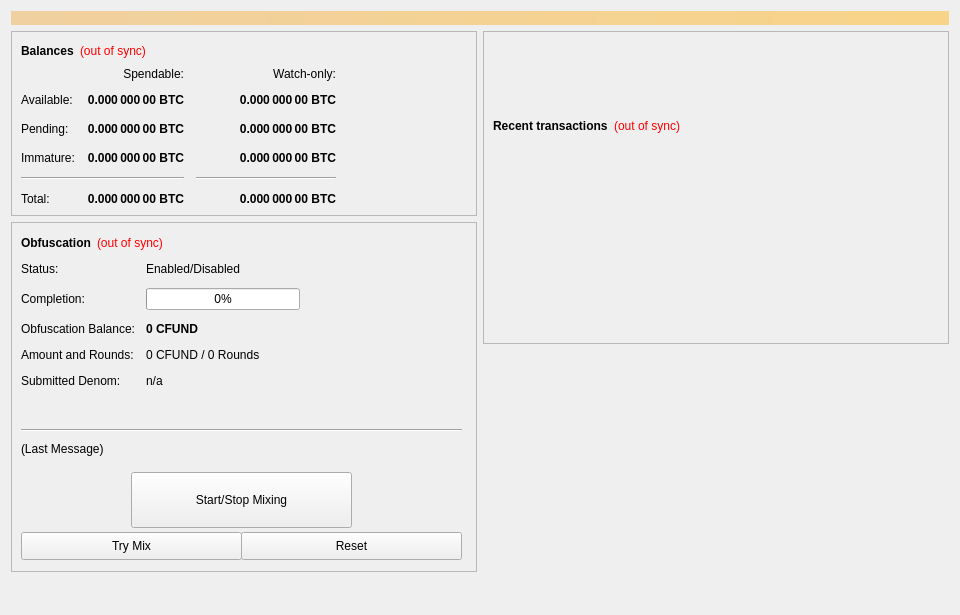
<?xml version="1.0" encoding="UTF-8"?>
<ui version="4.0">
 <class>OverviewPage</class>
 <widget class="QWidget" name="OverviewPage">
  <property name="geometry">
   <rect>
    <x>0</x>
    <y>0</y>
    <width>960</width>
    <height>615</height>
   </rect>
  </property>
  <property name="minimumSize">
   <size>
    <width>960</width>
    <height>0</height>
   </size>
  </property>
  <property name="windowTitle">
   <string>Form</string>
  </property>
  <layout class="QVBoxLayout" name="topLayout">
   <item>
    <widget class="QLabel" name="labelAlerts">
     <property name="visible">
      <bool>false</bool>
     </property>
     <property name="styleSheet">
      <string notr="true">background-color: qlineargradient(x1: 0, y1: 0, x2: 1, y2: 0, stop:0 #F0D0A0, stop:1 #F8D488); color:#000000;</string>
     </property>
     <property name="wordWrap">
      <bool>true</bool>
     </property>
     <property name="margin">
      <number>3</number>
     </property>
    </widget>
   </item>
   <item>
    <layout class="QHBoxLayout" name="horizontalLayout" stretch="1,1">
     <item>
      <layout class="QVBoxLayout" name="verticalLayout_2">
       <item>
        <widget class="QFrame" name="frame">
         <property name="frameShape">
          <enum>QFrame::StyledPanel</enum>
         </property>
         <property name="frameShadow">
          <enum>QFrame::Raised</enum>
         </property>
         <layout class="QVBoxLayout" name="verticalLayout_4">
          <item>
           <layout class="QHBoxLayout" name="horizontalLayout_4">
            <item>
             <widget class="QLabel" name="label_5">
              <property name="font">
               <font>
                <weight>75</weight>
                <bold>true</bold>
               </font>
              </property>
              <property name="text">
               <string>Balances</string>
              </property>
             </widget>
            </item>
            <item>
             <widget class="QLabel" name="labelWalletStatus">
              <property name="cursor">
               <cursorShape>WhatsThisCursor</cursorShape>
              </property>
              <property name="toolTip">
               <string>The displayed information may be out of date. Your wallet automatically synchronizes with the CrowdFundingCoin network after a connection is established, but this process has not completed yet.</string>
              </property>
              <property name="styleSheet">
               <string notr="true">QLabel { color: red; }</string>
              </property>
              <property name="text">
               <string notr="true">(out of sync)</string>
              </property>
              <property name="alignment">
               <set>Qt::AlignLeading|Qt::AlignLeft|Qt::AlignVCenter</set>
              </property>
             </widget>
            </item>
            <item>
             <spacer name="horizontalSpacer_3">
              <property name="orientation">
               <enum>Qt::Horizontal</enum>
              </property>
              <property name="sizeHint" stdset="0">
               <size>
                <width>40</width>
                <height>20</height>
               </size>
              </property>
             </spacer>
            </item>
           </layout>
          </item>
          <item>
           <layout class="QGridLayout" name="gridLayout">
            <property name="spacing">
             <number>12</number>
            </property>
            <item row="2" column="2">
             <widget class="QLabel" name="labelWatchPending">
              <property name="font">
               <font>
                <weight>75</weight>
                <bold>true</bold>
               </font>
              </property>
              <property name="cursor">
               <cursorShape>IBeamCursor</cursorShape>
              </property>
              <property name="toolTip">
               <string>Unconfirmed transactions to watch-only addresses</string>
              </property>
              <property name="text">
               <string notr="true">0.000 000 00 BTC</string>
              </property>
              <property name="alignment">
               <set>Qt::AlignRight|Qt::AlignTrailing|Qt::AlignVCenter</set>
              </property>
              <property name="textInteractionFlags">
               <set>Qt::LinksAccessibleByMouse|Qt::TextSelectableByKeyboard|Qt::TextSelectableByMouse</set>
              </property>
             </widget>
            </item>
            <item row="2" column="1">
             <widget class="QLabel" name="labelUnconfirmed">
              <property name="font">
               <font>
                <weight>75</weight>
                <bold>true</bold>
               </font>
              </property>
              <property name="cursor">
               <cursorShape>IBeamCursor</cursorShape>
              </property>
              <property name="toolTip">
               <string>Total of transactions that have yet to be confirmed, and do not yet count toward the spendable balance</string>
              </property>
              <property name="text">
               <string notr="true">0.000 000 00 BTC</string>
              </property>
              <property name="alignment">
               <set>Qt::AlignRight|Qt::AlignTrailing|Qt::AlignVCenter</set>
              </property>
              <property name="textInteractionFlags">
               <set>Qt::LinksAccessibleByMouse|Qt::TextSelectableByKeyboard|Qt::TextSelectableByMouse</set>
              </property>
             </widget>
            </item>
            <item row="3" column="2">
             <widget class="QLabel" name="labelWatchImmature">
              <property name="font">
               <font>
                <weight>75</weight>
                <bold>true</bold>
               </font>
              </property>
              <property name="cursor">
               <cursorShape>IBeamCursor</cursorShape>
              </property>
              <property name="toolTip">
               <string>Staked or masternode rewards in watch-only addresses that has not yet matured</string>
              </property>
              <property name="text">
               <string notr="true">0.000 000 00 BTC</string>
              </property>
              <property name="alignment">
               <set>Qt::AlignRight|Qt::AlignTrailing|Qt::AlignVCenter</set>
              </property>
              <property name="textInteractionFlags">
               <set>Qt::LinksAccessibleByMouse|Qt::TextSelectableByKeyboard|Qt::TextSelectableByMouse</set>
              </property>
             </widget>
            </item>
            <item row="4" column="0" colspan="2">
             <widget class="Line" name="lineSpendableBalance">
              <property name="orientation">
               <enum>Qt::Horizontal</enum>
              </property>
             </widget>
            </item>
            <item row="4" column="2">
             <widget class="Line" name="lineWatchBalance">
              <property name="sizePolicy">
               <sizepolicy hsizetype="Preferred" vsizetype="Fixed">
                <horstretch>0</horstretch>
                <verstretch>0</verstretch>
               </sizepolicy>
              </property>
              <property name="minimumSize">
               <size>
                <width>140</width>
                <height>0</height>
               </size>
              </property>
              <property name="orientation">
               <enum>Qt::Horizontal</enum>
              </property>
             </widget>
            </item>
            <item row="5" column="0">
             <widget class="QLabel" name="labelTotalText">
              <property name="text">
               <string>Total:</string>
              </property>
             </widget>
            </item>
            <item row="3" column="1">
             <widget class="QLabel" name="labelImmature">
              <property name="font">
               <font>
                <weight>75</weight>
                <bold>true</bold>
               </font>
              </property>
              <property name="cursor">
               <cursorShape>IBeamCursor</cursorShape>
              </property>
              <property name="toolTip">
               <string>Staked or masternode rewards that has not yet matured</string>
              </property>
              <property name="text">
               <string notr="true">0.000 000 00 BTC</string>
              </property>
              <property name="alignment">
               <set>Qt::AlignRight|Qt::AlignTrailing|Qt::AlignVCenter</set>
              </property>
              <property name="textInteractionFlags">
               <set>Qt::LinksAccessibleByMouse|Qt::TextSelectableByKeyboard|Qt::TextSelectableByMouse</set>
              </property>
             </widget>
            </item>
            <item row="2" column="3">
             <spacer name="horizontalSpacer_2">
              <property name="orientation">
               <enum>Qt::Horizontal</enum>
              </property>
              <property name="sizeHint" stdset="0">
               <size>
                <width>40</width>
                <height>20</height>
               </size>
              </property>
             </spacer>
            </item>
            <item row="3" column="0">
             <widget class="QLabel" name="labelImmatureText">
              <property name="text">
               <string>Immature:</string>
              </property>
             </widget>
            </item>
            <item row="5" column="1">
             <widget class="QLabel" name="labelTotal">
              <property name="font">
               <font>
                <weight>75</weight>
                <bold>true</bold>
               </font>
              </property>
              <property name="cursor">
               <cursorShape>IBeamCursor</cursorShape>
              </property>
              <property name="toolTip">
               <string>Your current total balance</string>
              </property>
              <property name="text">
               <string notr="true">0.000 000 00 BTC</string>
              </property>
              <property name="alignment">
               <set>Qt::AlignRight|Qt::AlignTrailing|Qt::AlignVCenter</set>
              </property>
              <property name="textInteractionFlags">
               <set>Qt::LinksAccessibleByMouse|Qt::TextSelectableByKeyboard|Qt::TextSelectableByMouse</set>
              </property>
             </widget>
            </item>
            <item row="5" column="2">
             <widget class="QLabel" name="labelWatchTotal">
              <property name="font">
               <font>
                <weight>75</weight>
                <bold>true</bold>
               </font>
              </property>
              <property name="cursor">
               <cursorShape>IBeamCursor</cursorShape>
              </property>
              <property name="toolTip">
               <string>Current total balance in watch-only addresses</string>
              </property>
              <property name="text">
               <string notr="true">0.000 000 00 BTC</string>
              </property>
              <property name="alignment">
               <set>Qt::AlignRight|Qt::AlignTrailing|Qt::AlignVCenter</set>
              </property>
              <property name="textInteractionFlags">
               <set>Qt::LinksAccessibleByMouse|Qt::TextSelectableByKeyboard|Qt::TextSelectableByMouse</set>
              </property>
             </widget>
            </item>
            <item row="0" column="2">
             <widget class="QLabel" name="labelWatchonly">
              <property name="text">
               <string>Watch-only:</string>
              </property>
              <property name="alignment">
               <set>Qt::AlignRight|Qt::AlignTrailing|Qt::AlignVCenter</set>
              </property>
             </widget>
            </item>
            <item row="1" column="0">
             <widget class="QLabel" name="labelBalanceText">
              <property name="text">
               <string>Available:</string>
              </property>
             </widget>
            </item>
            <item row="1" column="1">
             <widget class="QLabel" name="labelBalance">
              <property name="font">
               <font>
                <weight>75</weight>
                <bold>true</bold>
               </font>
              </property>
              <property name="cursor">
               <cursorShape>IBeamCursor</cursorShape>
              </property>
              <property name="toolTip">
               <string>Your current spendable balance</string>
              </property>
              <property name="text">
               <string notr="true">0.000 000 00 BTC</string>
              </property>
              <property name="alignment">
               <set>Qt::AlignRight|Qt::AlignTrailing|Qt::AlignVCenter</set>
              </property>
              <property name="textInteractionFlags">
               <set>Qt::LinksAccessibleByMouse|Qt::TextSelectableByKeyboard|Qt::TextSelectableByMouse</set>
              </property>
             </widget>
            </item>
            <item row="1" column="2">
             <widget class="QLabel" name="labelWatchAvailable">
              <property name="font">
               <font>
                <weight>75</weight>
                <bold>true</bold>
               </font>
              </property>
              <property name="cursor">
               <cursorShape>IBeamCursor</cursorShape>
              </property>
              <property name="toolTip">
               <string>Your current balance in watch-only addresses</string>
              </property>
              <property name="text">
               <string notr="true">0.000 000 00 BTC</string>
              </property>
              <property name="alignment">
               <set>Qt::AlignRight|Qt::AlignTrailing|Qt::AlignVCenter</set>
              </property>
              <property name="textInteractionFlags">
               <set>Qt::LinksAccessibleByMouse|Qt::TextSelectableByKeyboard|Qt::TextSelectableByMouse</set>
              </property>
             </widget>
            </item>
            <item row="2" column="0">
             <widget class="QLabel" name="labelPendingText">
              <property name="text">
               <string>Pending:</string>
              </property>
             </widget>
            </item>
            <item row="0" column="1">
             <widget class="QLabel" name="labelSpendable">
              <property name="text">
               <string>Spendable:</string>
              </property>
              <property name="alignment">
               <set>Qt::AlignRight|Qt::AlignTrailing|Qt::AlignVCenter</set>
              </property>
             </widget>
            </item>
           </layout>
          </item>
         </layout>
        </widget>
       </item>
       <item>
        <widget class="QFrame" name="frameObfuscation">
         <property name="minimumSize">
          <size>
           <width>0</width>
           <height>350</height>
          </size>
         </property>
         <property name="layoutDirection">
          <enum>Qt::LeftToRight</enum>
         </property>
         <property name="frameShape">
          <enum>QFrame::StyledPanel</enum>
         </property>
         <property name="frameShadow">
          <enum>QFrame::Raised</enum>
         </property>
         <widget class="QWidget" name="formLayoutWidget">
          <property name="geometry">
           <rect>
            <x>10</x>
            <y>40</y>
            <width>451</width>
            <height>161</height>
           </rect>
          </property>
          <layout class="QFormLayout" name="formLayout">
           <property name="fieldGrowthPolicy">
            <enum>QFormLayout::AllNonFixedFieldsGrow</enum>
           </property>
           <property name="horizontalSpacing">
            <number>11</number>
           </property>
           <property name="verticalSpacing">
            <number>12</number>
           </property>
           <item row="0" column="0">
            <widget class="QLabel" name="label_6">
             <property name="text">
              <string>Status:</string>
             </property>
            </widget>
           </item>
           <item row="1" column="0">
            <widget class="QLabel" name="label_7">
             <property name="text">
              <string>Completion:</string>
             </property>
            </widget>
           </item>
           <item row="1" column="1">
            <widget class="QProgressBar" name="obfuscationProgress">
             <property name="maximumSize">
              <size>
               <width>154</width>
               <height>16777215</height>
              </size>
             </property>
             <property name="value">
              <number>0</number>
             </property>
            </widget>
           </item>
           <item row="2" column="0">
            <widget class="QLabel" name="labelAnonymizedText">
             <property name="text">
              <string>Obfuscation Balance:</string>
             </property>
            </widget>
           </item>
           <item row="2" column="1">
            <widget class="QLabel" name="labelAnonymized">
             <property name="font">
              <font>
               <weight>75</weight>
               <bold>true</bold>
              </font>
             </property>
             <property name="text">
              <string notr="true">0 CFUND</string>
             </property>
            </widget>
           </item>
           <item row="3" column="0">
            <widget class="QLabel" name="label_8">
             <property name="text">
              <string>Amount and Rounds:</string>
             </property>
            </widget>
           </item>
           <item row="3" column="1">
            <widget class="QLabel" name="labelAmountRounds">
             <property name="text">
              <string>0 CFUND / 0 Rounds</string>
             </property>
            </widget>
           </item>
           <item row="4" column="0">
            <widget class="QLabel" name="label_9">
             <property name="text">
              <string>Submitted Denom:</string>
             </property>
            </widget>
           </item>
           <item row="4" column="1">
            <widget class="QLabel" name="labelSubmittedDenom">
             <property name="toolTip">
              <string>The denominations you submitted to the Masternode.&lt;br&gt;To mix, other users must submit the exact same denominations.</string>
             </property>
             <property name="text">
              <string>n/a</string>
             </property>
            </widget>
           </item>
           <item row="0" column="1">
            <widget class="QLabel" name="obfuscationEnabled">
             <property name="text">
              <string>Enabled/Disabled</string>
             </property>
            </widget>
           </item>
          </layout>
         </widget>
         <widget class="QPushButton" name="runAutoDenom">
          <property name="geometry">
           <rect>
            <x>251</x>
            <y>17</y>
            <width>1</width>
            <height>1</height>
           </rect>
          </property>
          <property name="palette">
           <palette>
            <active>
             <colorrole role="WindowText">
              <brush brushstyle="SolidPattern">
               <color alpha="255">
                <red>0</red>
                <green>0</green>
                <blue>0</blue>
               </color>
              </brush>
             </colorrole>
             <colorrole role="Button">
              <brush brushstyle="SolidPattern">
               <color alpha="255">
                <red>239</red>
                <green>238</green>
                <blue>238</blue>
               </color>
              </brush>
             </colorrole>
             <colorrole role="Light">
              <brush brushstyle="SolidPattern">
               <color alpha="255">
                <red>255</red>
                <green>255</green>
                <blue>255</blue>
               </color>
              </brush>
             </colorrole>
             <colorrole role="Midlight">
              <brush brushstyle="SolidPattern">
               <color alpha="255">
                <red>247</red>
                <green>246</green>
                <blue>246</blue>
               </color>
              </brush>
             </colorrole>
             <colorrole role="Dark">
              <brush brushstyle="SolidPattern">
               <color alpha="255">
                <red>119</red>
                <green>119</green>
                <blue>119</blue>
               </color>
              </brush>
             </colorrole>
             <colorrole role="Mid">
              <brush brushstyle="SolidPattern">
               <color alpha="255">
                <red>159</red>
                <green>159</green>
                <blue>159</blue>
               </color>
              </brush>
             </colorrole>
             <colorrole role="Text">
              <brush brushstyle="SolidPattern">
               <color alpha="255">
                <red>0</red>
                <green>0</green>
                <blue>0</blue>
               </color>
              </brush>
             </colorrole>
             <colorrole role="BrightText">
              <brush brushstyle="SolidPattern">
               <color alpha="255">
                <red>255</red>
                <green>255</green>
                <blue>255</blue>
               </color>
              </brush>
             </colorrole>
             <colorrole role="ButtonText">
              <brush brushstyle="SolidPattern">
               <color alpha="255">
                <red>0</red>
                <green>0</green>
                <blue>0</blue>
               </color>
              </brush>
             </colorrole>
             <colorrole role="Base">
              <brush brushstyle="SolidPattern">
               <color alpha="255">
                <red>255</red>
                <green>255</green>
                <blue>255</blue>
               </color>
              </brush>
             </colorrole>
             <colorrole role="Window">
              <brush brushstyle="SolidPattern">
               <color alpha="255">
                <red>239</red>
                <green>238</green>
                <blue>238</blue>
               </color>
              </brush>
             </colorrole>
             <colorrole role="Shadow">
              <brush brushstyle="SolidPattern">
               <color alpha="255">
                <red>0</red>
                <green>0</green>
                <blue>0</blue>
               </color>
              </brush>
             </colorrole>
             <colorrole role="AlternateBase">
              <brush brushstyle="SolidPattern">
               <color alpha="255">
                <red>247</red>
                <green>246</green>
                <blue>246</blue>
               </color>
              </brush>
             </colorrole>
             <colorrole role="ToolTipBase">
              <brush brushstyle="SolidPattern">
               <color alpha="255">
                <red>255</red>
                <green>255</green>
                <blue>220</blue>
               </color>
              </brush>
             </colorrole>
             <colorrole role="ToolTipText">
              <brush brushstyle="SolidPattern">
               <color alpha="255">
                <red>0</red>
                <green>0</green>
                <blue>0</blue>
               </color>
              </brush>
             </colorrole>
            </active>
            <inactive>
             <colorrole role="WindowText">
              <brush brushstyle="SolidPattern">
               <color alpha="255">
                <red>0</red>
                <green>0</green>
                <blue>0</blue>
               </color>
              </brush>
             </colorrole>
             <colorrole role="Button">
              <brush brushstyle="SolidPattern">
               <color alpha="255">
                <red>239</red>
                <green>238</green>
                <blue>238</blue>
               </color>
              </brush>
             </colorrole>
             <colorrole role="Light">
              <brush brushstyle="SolidPattern">
               <color alpha="255">
                <red>255</red>
                <green>255</green>
                <blue>255</blue>
               </color>
              </brush>
             </colorrole>
             <colorrole role="Midlight">
              <brush brushstyle="SolidPattern">
               <color alpha="255">
                <red>247</red>
                <green>246</green>
                <blue>246</blue>
               </color>
              </brush>
             </colorrole>
             <colorrole role="Dark">
              <brush brushstyle="SolidPattern">
               <color alpha="255">
                <red>119</red>
                <green>119</green>
                <blue>119</blue>
               </color>
              </brush>
             </colorrole>
             <colorrole role="Mid">
              <brush brushstyle="SolidPattern">
               <color alpha="255">
                <red>159</red>
                <green>159</green>
                <blue>159</blue>
               </color>
              </brush>
             </colorrole>
             <colorrole role="Text">
              <brush brushstyle="SolidPattern">
               <color alpha="255">
                <red>0</red>
                <green>0</green>
                <blue>0</blue>
               </color>
              </brush>
             </colorrole>
             <colorrole role="BrightText">
              <brush brushstyle="SolidPattern">
               <color alpha="255">
                <red>255</red>
                <green>255</green>
                <blue>255</blue>
               </color>
              </brush>
             </colorrole>
             <colorrole role="ButtonText">
              <brush brushstyle="SolidPattern">
               <color alpha="255">
                <red>0</red>
                <green>0</green>
                <blue>0</blue>
               </color>
              </brush>
             </colorrole>
             <colorrole role="Base">
              <brush brushstyle="SolidPattern">
               <color alpha="255">
                <red>255</red>
                <green>255</green>
                <blue>255</blue>
               </color>
              </brush>
             </colorrole>
             <colorrole role="Window">
              <brush brushstyle="SolidPattern">
               <color alpha="255">
                <red>239</red>
                <green>238</green>
                <blue>238</blue>
               </color>
              </brush>
             </colorrole>
             <colorrole role="Shadow">
              <brush brushstyle="SolidPattern">
               <color alpha="255">
                <red>0</red>
                <green>0</green>
                <blue>0</blue>
               </color>
              </brush>
             </colorrole>
             <colorrole role="AlternateBase">
              <brush brushstyle="SolidPattern">
               <color alpha="255">
                <red>247</red>
                <green>246</green>
                <blue>246</blue>
               </color>
              </brush>
             </colorrole>
             <colorrole role="ToolTipBase">
              <brush brushstyle="SolidPattern">
               <color alpha="255">
                <red>255</red>
                <green>255</green>
                <blue>220</blue>
               </color>
              </brush>
             </colorrole>
             <colorrole role="ToolTipText">
              <brush brushstyle="SolidPattern">
               <color alpha="255">
                <red>0</red>
                <green>0</green>
                <blue>0</blue>
               </color>
              </brush>
             </colorrole>
            </inactive>
            <disabled>
             <colorrole role="WindowText">
              <brush brushstyle="SolidPattern">
               <color alpha="255">
                <red>119</red>
                <green>119</green>
                <blue>119</blue>
               </color>
              </brush>
             </colorrole>
             <colorrole role="Button">
              <brush brushstyle="SolidPattern">
               <color alpha="255">
                <red>239</red>
                <green>238</green>
                <blue>238</blue>
               </color>
              </brush>
             </colorrole>
             <colorrole role="Light">
              <brush brushstyle="SolidPattern">
               <color alpha="255">
                <red>255</red>
                <green>255</green>
                <blue>255</blue>
               </color>
              </brush>
             </colorrole>
             <colorrole role="Midlight">
              <brush brushstyle="SolidPattern">
               <color alpha="255">
                <red>247</red>
                <green>246</green>
                <blue>246</blue>
               </color>
              </brush>
             </colorrole>
             <colorrole role="Dark">
              <brush brushstyle="SolidPattern">
               <color alpha="255">
                <red>119</red>
                <green>119</green>
                <blue>119</blue>
               </color>
              </brush>
             </colorrole>
             <colorrole role="Mid">
              <brush brushstyle="SolidPattern">
               <color alpha="255">
                <red>159</red>
                <green>159</green>
                <blue>159</blue>
               </color>
              </brush>
             </colorrole>
             <colorrole role="Text">
              <brush brushstyle="SolidPattern">
               <color alpha="255">
                <red>119</red>
                <green>119</green>
                <blue>119</blue>
               </color>
              </brush>
             </colorrole>
             <colorrole role="BrightText">
              <brush brushstyle="SolidPattern">
               <color alpha="255">
                <red>255</red>
                <green>255</green>
                <blue>255</blue>
               </color>
              </brush>
             </colorrole>
             <colorrole role="ButtonText">
              <brush brushstyle="SolidPattern">
               <color alpha="255">
                <red>119</red>
                <green>119</green>
                <blue>119</blue>
               </color>
              </brush>
             </colorrole>
             <colorrole role="Base">
              <brush brushstyle="SolidPattern">
               <color alpha="255">
                <red>239</red>
                <green>238</green>
                <blue>238</blue>
               </color>
              </brush>
             </colorrole>
             <colorrole role="Window">
              <brush brushstyle="SolidPattern">
               <color alpha="255">
                <red>239</red>
                <green>238</green>
                <blue>238</blue>
               </color>
              </brush>
             </colorrole>
             <colorrole role="Shadow">
              <brush brushstyle="SolidPattern">
               <color alpha="255">
                <red>0</red>
                <green>0</green>
                <blue>0</blue>
               </color>
              </brush>
             </colorrole>
             <colorrole role="AlternateBase">
              <brush brushstyle="SolidPattern">
               <color alpha="255">
                <red>239</red>
                <green>238</green>
                <blue>238</blue>
               </color>
              </brush>
             </colorrole>
             <colorrole role="ToolTipBase">
              <brush brushstyle="SolidPattern">
               <color alpha="255">
                <red>255</red>
                <green>255</green>
                <blue>220</blue>
               </color>
              </brush>
             </colorrole>
             <colorrole role="ToolTipText">
              <brush brushstyle="SolidPattern">
               <color alpha="255">
                <red>0</red>
                <green>0</green>
                <blue>0</blue>
               </color>
              </brush>
             </colorrole>
            </disabled>
           </palette>
          </property>
          <property name="focusPolicy">
           <enum>Qt::NoFocus</enum>
          </property>
          <property name="autoFillBackground">
           <bool>true</bool>
          </property>
          <property name="text">
           <string/>
          </property>
          <property name="flat">
           <bool>true</bool>
          </property>
         </widget>
         <widget class="QPushButton" name="toggleObfuscation">
          <property name="geometry">
           <rect>
            <x>120</x>
            <y>250</y>
            <width>221</width>
            <height>56</height>
           </rect>
          </property>
          <property name="sizePolicy">
           <sizepolicy hsizetype="MinimumExpanding" vsizetype="Fixed">
            <horstretch>0</horstretch>
            <verstretch>0</verstretch>
           </sizepolicy>
          </property>
          <property name="text">
           <string>Start/Stop Mixing</string>
          </property>
         </widget>
         <widget class="Line" name="lineLastMessage">
          <property name="geometry">
           <rect>
            <x>10</x>
            <y>200</y>
            <width>441</width>
            <height>16</height>
           </rect>
          </property>
          <property name="orientation">
           <enum>Qt::Horizontal</enum>
          </property>
         </widget>
         <widget class="QLabel" name="obfuscationStatus">
          <property name="geometry">
           <rect>
            <x>10</x>
            <y>220</y>
            <width>451</width>
            <height>61</height>
           </rect>
          </property>
          <property name="minimumSize">
           <size>
            <width>288</width>
            <height>43</height>
           </size>
          </property>
          <property name="text">
           <string>(Last Message)</string>
          </property>
          <property name="alignment">
           <set>Qt::AlignLeading|Qt::AlignLeft|Qt::AlignTop</set>
          </property>
          <property name="wordWrap">
           <bool>true</bool>
          </property>
         </widget>
         <widget class="QPushButton" name="obfuscationAuto">
          <property name="geometry">
           <rect>
            <x>10</x>
            <y>310</y>
            <width>221</width>
            <height>28</height>
           </rect>
          </property>
          <property name="sizePolicy">
           <sizepolicy hsizetype="MinimumExpanding" vsizetype="Fixed">
            <horstretch>0</horstretch>
            <verstretch>0</verstretch>
           </sizepolicy>
          </property>
          <property name="toolTip">
           <string>Try to manually submit a Obfuscation request.</string>
          </property>
          <property name="text">
           <string>Try Mix</string>
          </property>
         </widget>
         <widget class="QPushButton" name="obfuscationReset">
          <property name="geometry">
           <rect>
            <x>230</x>
            <y>310</y>
            <width>221</width>
            <height>28</height>
           </rect>
          </property>
          <property name="sizePolicy">
           <sizepolicy hsizetype="MinimumExpanding" vsizetype="Fixed">
            <horstretch>0</horstretch>
            <verstretch>0</verstretch>
           </sizepolicy>
          </property>
          <property name="toolTip">
           <string>Reset the current status of Obfuscation (can interrupt Obfuscation if it's in the process of Mixing, which can cost you money!)</string>
          </property>
          <property name="autoFillBackground">
           <bool>false</bool>
          </property>
          <property name="text">
           <string>Reset</string>
          </property>
         </widget>
         <widget class="QWidget" name="layoutWidget">
          <property name="geometry">
           <rect>
            <x>10</x>
            <y>10</y>
            <width>431</width>
            <height>22</height>
           </rect>
          </property>
          <layout class="QHBoxLayout" name="horizontalLayout_5">
           <item>
            <widget class="QLabel" name="label_2">
             <property name="font">
              <font>
               <weight>75</weight>
               <bold>true</bold>
              </font>
             </property>
             <property name="text">
              <string>Obfuscation</string>
             </property>
            </widget>
           </item>
           <item>
            <widget class="QLabel" name="labelObfuscationSyncStatus">
             <property name="toolTip">
              <string>The displayed information may be out of date. Your wallet automatically synchronizes with the CrowdFundingCoin network after a connection is established, but this process has not completed yet.</string>
             </property>
             <property name="styleSheet">
              <string notr="true">QLabel { color: red; }</string>
             </property>
             <property name="text">
              <string notr="true">(out of sync)</string>
             </property>
             <property name="alignment">
              <set>Qt::AlignLeading|Qt::AlignLeft|Qt::AlignVCenter</set>
             </property>
            </widget>
           </item>
           <item>
            <spacer name="horizontalSpacer_4">
             <property name="orientation">
              <enum>Qt::Horizontal</enum>
             </property>
             <property name="sizeHint" stdset="0">
              <size>
               <width>40</width>
               <height>20</height>
              </size>
             </property>
            </spacer>
           </item>
          </layout>
         </widget>
        </widget>
       </item>
       <item>
        <spacer name="verticalSpacer">
         <property name="orientation">
          <enum>Qt::Vertical</enum>
         </property>
         <property name="sizeHint" stdset="0">
          <size>
           <width>20</width>
           <height>40</height>
          </size>
         </property>
        </spacer>
       </item>
      </layout>
     </item>
     <item>
      <layout class="QVBoxLayout" name="verticalLayout_3">
       <item>
        <widget class="QFrame" name="frame_2">
         <property name="frameShape">
          <enum>QFrame::StyledPanel</enum>
         </property>
         <property name="frameShadow">
          <enum>QFrame::Raised</enum>
         </property>
         <layout class="QVBoxLayout" name="verticalLayout">
          <item>
           <spacer name="verticalSpacer_3">
            <property name="orientation">
             <enum>Qt::Vertical</enum>
            </property>
            <property name="sizeType">
             <enum>QSizePolicy::Fixed</enum>
            </property>
            <property name="sizeHint" stdset="0">
             <size>
              <width>20</width>
              <height>75</height>
             </size>
            </property>
           </spacer>
          </item>
          <item>
           <layout class="QHBoxLayout" name="horizontalLayout_2">
            <item>
             <widget class="QLabel" name="label_4">
              <property name="font">
               <font>
                <weight>75</weight>
                <bold>true</bold>
               </font>
              </property>
              <property name="text">
               <string>Recent transactions</string>
              </property>
             </widget>
            </item>
            <item>
             <widget class="QLabel" name="labelTransactionsStatus">
              <property name="cursor">
               <cursorShape>WhatsThisCursor</cursorShape>
              </property>
              <property name="toolTip">
               <string>The displayed information may be out of date. Your wallet automatically synchronizes with the CrowdFundingCoin network after a connection is established, but this process has not completed yet.</string>
              </property>
              <property name="styleSheet">
               <string notr="true">QLabel { color: red; }</string>
              </property>
              <property name="text">
               <string notr="true">(out of sync)</string>
              </property>
              <property name="alignment">
               <set>Qt::AlignRight|Qt::AlignTrailing|Qt::AlignVCenter</set>
              </property>
             </widget>
            </item>
            <item>
             <spacer name="horizontalSpacer">
              <property name="orientation">
               <enum>Qt::Horizontal</enum>
              </property>
              <property name="sizeHint" stdset="0">
               <size>
                <width>40</width>
                <height>20</height>
               </size>
              </property>
             </spacer>
            </item>
           </layout>
          </item>
          <item>
           <widget class="QListView" name="listTransactions">
            <property name="styleSheet">
             <string notr="true">QListView { background: transparent; }</string>
            </property>
            <property name="frameShape">
             <enum>QFrame::NoFrame</enum>
            </property>
            <property name="verticalScrollBarPolicy">
             <enum>Qt::ScrollBarAlwaysOff</enum>
            </property>
            <property name="horizontalScrollBarPolicy">
             <enum>Qt::ScrollBarAlwaysOff</enum>
            </property>
            <property name="selectionMode">
             <enum>QAbstractItemView::NoSelection</enum>
            </property>
           </widget>
          </item>
         </layout>
        </widget>
       </item>
       <item>
        <spacer name="verticalSpacer_2">
         <property name="orientation">
          <enum>Qt::Vertical</enum>
         </property>
         <property name="sizeType">
          <enum>QSizePolicy::Expanding</enum>
         </property>
         <property name="sizeHint" stdset="0">
          <size>
           <width>20</width>
           <height>40</height>
          </size>
         </property>
        </spacer>
       </item>
      </layout>
     </item>
    </layout>
   </item>
  </layout>
 </widget>
 <resources/>
 <connections/>
</ui>
